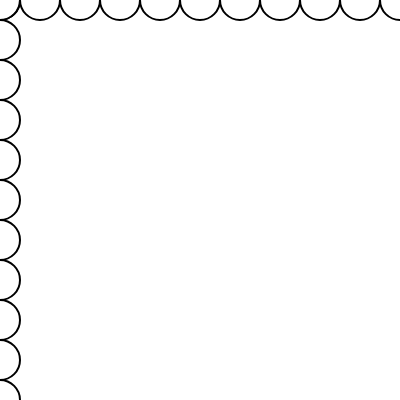
Frame 1 (no input)
Frame 60 (no input): identical to frame 1, image omitted
Frame 120 (the mouse pressed at the canvas centre since frame 60): identical to frame 1, image omitted

The p5.js sketch that drew this single still picture (run headless with seeded random() and noise() and a simulated clock; from frame 60 on, the mouse is pressed at the canvas centre):

// p5.js sketch
// ── sketch.js
/*
note: 
use for loop to make repetation

*/

function setup() {
  createCanvas(400, 400);
  strokeWeight(2);
}

function draw() {
  background(255);  
  for (var y = 0; y <= height; y += 40){
    fill(255, 140);
    ellipse(0, y, 40, 40);
  }
  
  for (var x = 0; x <= width+45; x += 40){
    fill(255, 140);
    ellipse(x, 0, 40, 40);
    }
  }
